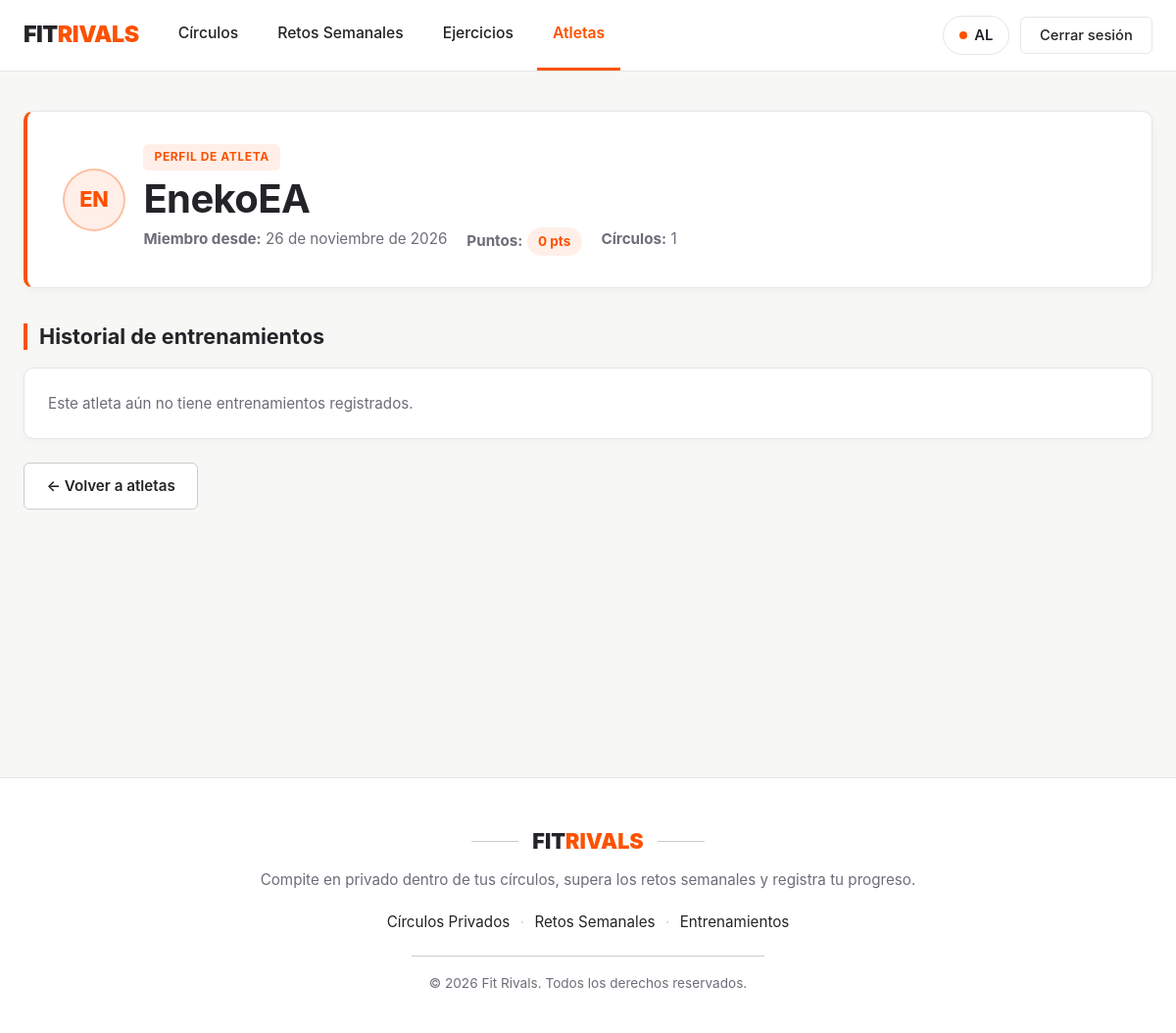
Page /usuarios/9/ (signed in) on the earlier database version.
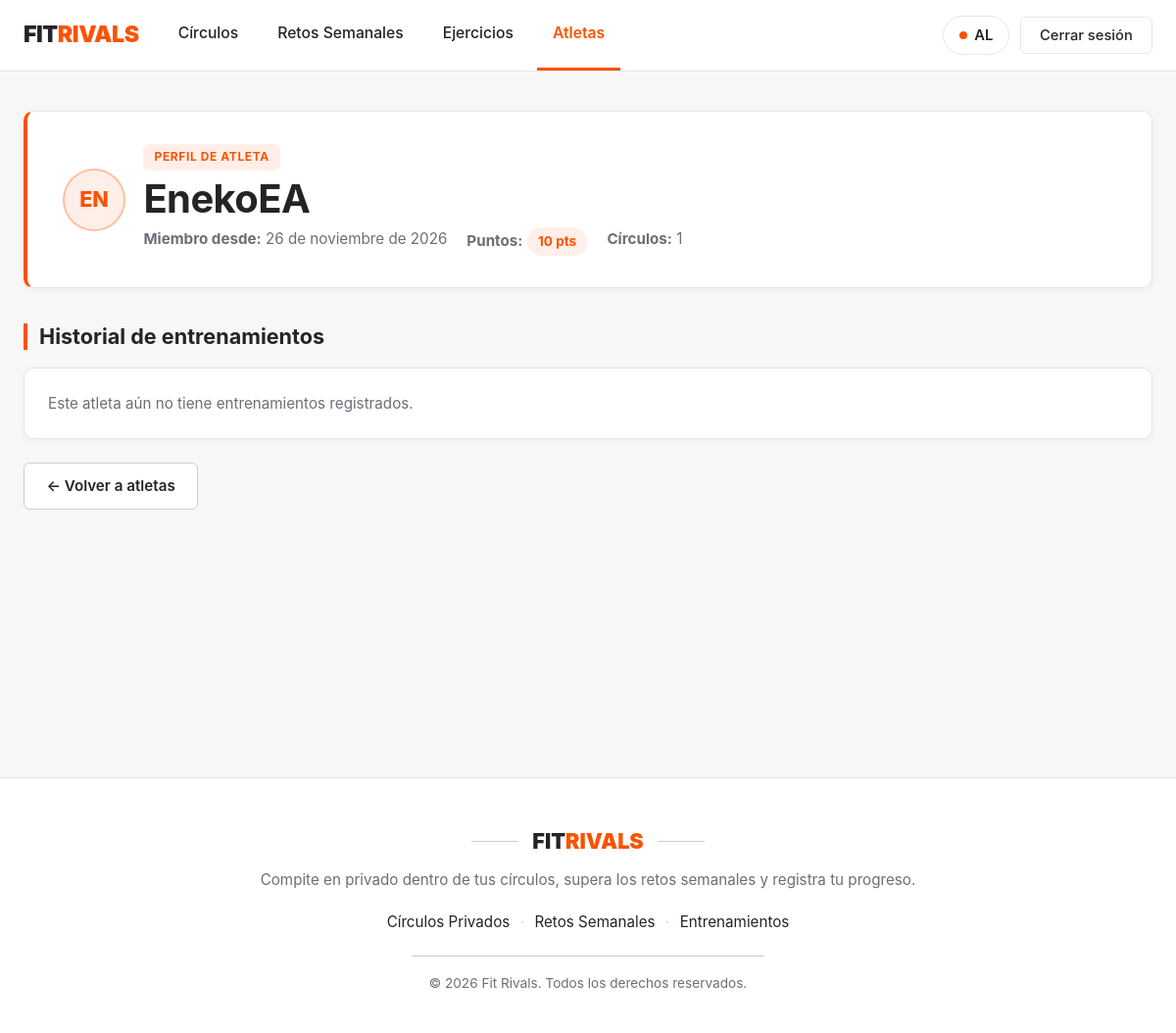
Same page on the later database version.
### FitrivalsApp/models.py (models this page shows, shortened)
class Usuario(models.Model):
    nombre = models.CharField(max_length=100, unique=True)
    email = models.EmailField(unique=True)
    password = models.CharField(max_length=128)
    fecha_alta = models.DateField(auto_now_add=True)
    puntos = models.IntegerField(default=0)

### FitrivalsApp/views.py (the view)
# urls.py: path('usuarios/<int:pk>/', views.detalle_usuario, name='detalle_usuario'),
def detalle_usuario(request, pk):
    usuario = get_object_or_404(Usuario, pk=pk)
    usuario_id = request.session.get('usuario_id')
    es_mi_perfil = (usuario_id == usuario.pk)
    comparten_circulo = False
    mis_circulos_usuario = usuario.circulos.all().order_by('nombre')
    invitaciones_pendientes = []
    circulos_para_invitar = []
    entrenamientos = []
    if usuario_id:
        yo = Usuario.objects.filter(pk=usuario_id).first()
        if yo:
            if es_mi_perfil:
                invitaciones_pendientes = InvitacionCirculo.objects.filter(
                    invitado=yo, estado='PENDIENTE'
                ).select_related('circulo', 'circulo__anfitrion')
                entrenamientos = usuario.entrenamientos.filter(reto__isnull=True).order_by('-fecha')
            else:
                comparten_circulo = Circulo.objects.filter(miembros=yo).filter(miembros=usuario).exists()
                if comparten_circulo:
                    entrenamientos = usuario.entrenamientos.filter(reto__isnull=True).order_by('-fecha')
                circulos_para_invitar = (
                    Circulo.objects.filter(anfitrion=yo)
                    .exclude(miembros=usuario)
                    .order_by('nombre')
                )
    return render(request, 'usuarios/detalle.html', {
        'usuario': usuario,
        'es_mi_perfil': es_mi_perfil,
        'comparten_circulo': comparten_circulo,
        'mis_circulos_usuario': mis_circulos_usuario,
        'invitaciones_pendientes': invitaciones_pendientes,
        'circulos_para_invitar': circulos_para_invitar,
        'entrenamientos': entrenamientos,
    })

### FitrivalsApp/templates/usuarios/detalle.html (shortened to what this page needs)
{% extends 'base.html' %}
{% block content %}
    <div class="hero-card" style="margin-bottom: 2rem;">
        <div style="display: flex; flex-wrap: wrap; justify-content: space-between; align-items: center; gap: 1.25rem;">
            <div style="display: flex; align-items: center; gap: 1.15rem; flex-wrap: wrap;">
                <div style="width: 64px; height: 64px; border-radius: 50%; background-color: var(--strava-orange-soft); color: var(--strava-orange); border: 2px solid rgba(252, 82, 0, 0.3); display: flex; align-items: center; justify-content: center; font-weight: 800; font-size: 1.35rem; flex-shrink: 0;">
                    {{ usuario.nombre|slice:":2"|upper }}
                </div>
                <div>
                    <span class="badge-orange" style="margin-bottom: 0.4rem;">
                        {% if es_mi_perfil %}Mi perfil{% else %}Perfil de atleta{% endif %}
                    </span>
                    <h1 style="margin-bottom: 0.35rem;">{{ usuario.nombre }}</h1>
                    <div class="meta-datos" style="margin: 0;">
                        <span><strong>Miembro desde:</strong> {{ usuario.fecha_alta|date:"j \d\e F \d\e Y" }}</span>
                        {% if es_mi_perfil or comparten_circulo %}
                            <span><strong>Puntos:</strong> <span class="points-badge">{{ usuario.puntos }} pts</span></span>
                        {% endif %}
                        <span><strong>Círculos:</strong> {{ mis_circulos_usuario|length }}</span>
                    </div>
                </div>
            </div>
        </div>
    </div>
    <h2>Historial de entrenamientos</h2>
    {% if es_mi_perfil or comparten_circulo %}
        <div class="dashboard-grid">
            {% for entrenamiento in entrenamientos %}
                <div class="info-card">
                    <div>
                        <div style="display: flex; justify-content: space-between; align-items: center; gap: 0.5rem; margin-bottom: 0.6rem;">
                            {% if entrenamiento.reto %}
                                <span class="badge-orange" style="margin-bottom: 0;">Reto: {{ entrenamiento.reto.nombre }}</span>
                            {% else %}
                                <span class="badge-orange" style="margin-bottom: 0;">Entrenamiento libre · {{ entrenamiento.duracion_minutos }} min</span>
                            {% endif %}
                            <span style="font-size: 0.85rem; color: var(--text-muted);">{{ entrenamiento.fecha|date:"j \d\e F \d\e Y" }}</span>
                        </div>
                        <p>{{ entrenamiento.notas|default:"Sin notas adicionales." }}</p>
                    </div>
                    <a href="{% url 'detalle_entrenamiento' entrenamiento.pk %}" class="card-link">Ver detalle →</a>
                </div>
            {% empty %}
                <div class="info-card"><p style="margin: 0;">Este atleta aún no tiene entrenamientos registrados.</p></div>
            {% endfor %}
        </div>
    {% else %}
        <div class="info-card">
            <p style="margin: 0;">Los entrenamientos de {{ usuario.nombre }} son privados. Debéis compartir un círculo para ver su actividad.</p>
        </div>
    {% endif %}
    <div class="detalle-acciones">
        <a href="{% url 'lista_usuarios' %}" class="btn-secondary-strava">← Volver a atletas</a>
    </div>
{% endblock %}

Differences in the rows shown:
changed Usuario "EnekoEA": puntos "0" → "10"
